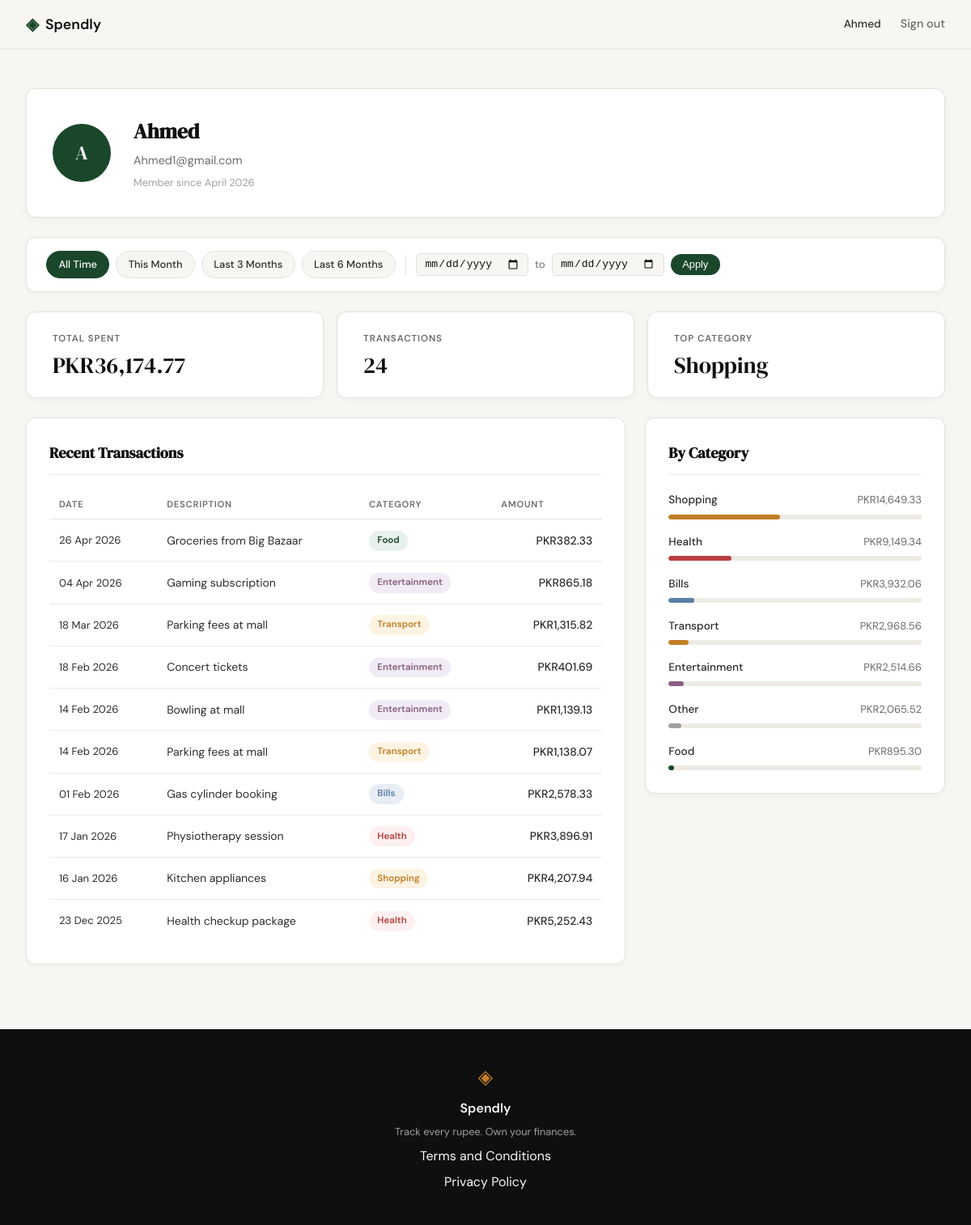
Page /profile (signed in) on the committed database.
### tables this page shows
CREATE TABLE users (
            id INTEGER PRIMARY KEY AUTOINCREMENT,
            name TEXT NOT NULL,
            email TEXT UNIQUE NOT NULL,
            password_hash TEXT NOT NULL,
            created_at TEXT DEFAULT (datetime('now')));

CREATE TABLE expenses (
            id INTEGER PRIMARY KEY AUTOINCREMENT,
            user_id INTEGER NOT NULL REFERENCES users(id),
            amount REAL NOT NULL,
            category TEXT NOT NULL,
            date TEXT NOT NULL,
            description TEXT,
            created_at TEXT DEFAULT (datetime('now')));

### app.py (the view)
@app.route("/profile")
def profile():
    if not session.get("user_id"):
        return redirect(url_for("login"))
    uid = session["user_id"]
    today = date.today()
    date_from = _parse_date(request.args.get("date_from"))
    date_to = _parse_date(request.args.get("date_to"))
    if date_from and date_to and date_from > date_to:
        flash("Start date must be before end date.", "error")
        date_from = date_to = None
    today_str = today.isoformat()
    this_month_from = today.replace(day=1).isoformat()
    this_month_to = today.replace(
        day=calendar.monthrange(today.year, today.month)[1]
    ).isoformat()
    presets = {
        "this_month": {"date_from": this_month_from, "date_to": this_month_to},
        "last_3":     {"date_from": _months_ago(today, 3), "date_to": today_str},
        "last_6":     {"date_from": _months_ago(today, 6), "date_to": today_str},
    }
    return render_template(
        "profile.html",
        user=get_user_by_id(uid),
        stats=get_summary_stats(uid, date_from, date_to),
        expenses=get_recent_transactions(uid, date_from=date_from, date_to=date_to),
        categories=get_category_breakdown(uid, date_from, date_to),
        date_from=date_from,
        date_to=date_to,
        presets=presets,
    )

### app.py (called while the page is built)
def _parse_date(val):
    try:
        datetime.strptime(val, "%Y-%m-%d")
        return val
    except (ValueError, TypeError):
        return None

def _months_ago(today, n):
    m, y = today.month - n, today.year
    while m <= 0:
        m += 12
        y -= 1
    return date(y, m, 1).isoformat()

### database/db.py (called while the page is built)
def get_db():
    conn = sqlite3.connect(DB_PATH)
    conn.row_factory = sqlite3.Row
    conn.execute("PRAGMA foreign_keys = ON")
    return conn

### database/queries.py (called while the page is built)
def _build_date_filter(date_from, date_to):
    if date_from and date_to:
        return "AND date BETWEEN ? AND ?", [date_from, date_to]
    return "", []

def get_user_by_id(user_id):
    conn = get_db()
    row = conn.execute(
        "SELECT id, name, email, created_at FROM users WHERE id = ?",
        (user_id,),
    ).fetchone()
    conn.close()
    if row is None:
        return None
    name = row["name"]
    initials = "".join(w[0].upper() for w in name.split() if w)
    member_since = datetime.strptime(row["created_at"], "%Y-%m-%d %H:%M:%S").strftime("%B %Y")
    return {
        "name": name,
        "email": row["email"],
        "initials": initials,
        "member_since": member_since,
    }

def get_recent_transactions(user_id, limit=10, date_from=None, date_to=None):
    date_clause, date_params = _build_date_filter(date_from, date_to)
    params = [user_id] + date_params + [limit]
    conn = get_db()
    rows = conn.execute(
        "SELECT date, description, category, amount "
        "FROM expenses "
        "WHERE user_id = ? "
        + date_clause +
        " ORDER BY date DESC, id DESC "
        "LIMIT ?",
        params,
    ).fetchall()
    conn.close()
    return [
        {
            "date": datetime.strptime(row["date"], "%Y-%m-%d").strftime("%d %b %Y"),
            "description": row["description"],
            "category": row["category"],
            "amount": "{:,.2f}".format(row["amount"]),
        }
        for row in rows
    ]

### templates/profile.html (shortened to what this page needs)
{% extends "base.html" %}
{% block head %}
<link rel="stylesheet" href="{{ url_for('static', filename='css/profile.css') }}">
{% endblock %}
{% block content %}
<div class="profile-page">
    <div class="profile-inner">
        <div class="profile-header-card">
            <div class="profile-avatar">{{ user.initials }}</div>
            <div class="profile-info">
                <h1 class="profile-name">{{ user.name }}</h1>
                <p class="profile-email">{{ user.email }}</p>
                <p class="profile-since">Member since {{ user.member_since }}</p>
            </div>
        </div>
        <div class="filter-bar">
            <div class="filter-presets">
                <a href="{{ url_for('profile') }}"
                   class="filter-preset-btn{% if not date_from and not date_to %} filter-preset-btn--active{% endif %}">
                    All Time
                </a>
                <a href="{{ url_for('profile', date_from=presets.this_month.date_from, date_to=presets.this_month.date_to) }}"
                   class="filter-preset-btn{% if date_from == presets.this_month.date_from and date_to == presets.this_month.date_to %} filter-preset-btn--active{% endif %}">
                    This Month
                </a>
                <a href="{{ url_for('profile', date_from=presets.last_3.date_from, date_to=presets.last_3.date_to) }}"
                   class="filter-preset-btn{% if date_from == presets.last_3.date_from and date_to == presets.last_3.date_to %} filter-preset-btn--active{% endif %}">
                    Last 3 Months
                </a>
                <a href="{{ url_for('profile', date_from=presets.last_6.date_from, date_to=presets.last_6.date_to) }}"
                   class="filter-preset-btn{% if date_from == presets.last_6.date_from and date_to == presets.last_6.date_to %} filter-preset-btn--active{% endif %}">
                    Last 6 Months
                </a>
            </div>
            <form class="filter-form" method="GET" action="{{ url_for('profile') }}">
                <input type="date" name="date_from" class="filter-date-input"
                       value="{{ date_from or '' }}">
                <span class="filter-to-label">to</span>
                <input type="date" name="date_to" class="filter-date-input"
                       value="{{ date_to or '' }}">
                <button type="submit" class="filter-apply-btn">Apply</button>
            </form>
        </div>
        <div class="profile-stats">
            <div class="stat-card">
                <span class="stat-label">Total Spent</span>
                <span class="stat-value">PKR{{ stats.total }}</span>
            </div>
            <div class="stat-card">
                <span class="stat-label">Transactions</span>
                <span class="stat-value">{{ stats.count }}</span>
            </div>
            <div class="stat-card">
                <span class="stat-label">Top Category</span>
                <span class="stat-value">{{ stats.top_category }}</span>
            </div>
        </div>
        <div class="profile-grid">
            <div class="profile-section">
                <h2 class="section-title">Recent Transactions</h2>
                <div class="tx-table-wrapper">
                    <table class="tx-table">
                        <thead>
                            <tr>
                                <th>Date</th>
                                <th>Description</th>
                                <th>Category</th>
                                <th class="tx-amount-col">Amount</th>
                            </tr>
                        </thead>
                        <tbody>
                            {% for tx in expenses %}
                            <tr>
                                <td class="tx-date">{{ tx.date }}</td>
                                <td class="tx-desc">{{ tx.description }}</td>
                                <td>
                                    <span class="cat-badge cat-badge--{{ tx.category | lower }}">
                                        {{ tx.category }}
                                    </span>
                                </td>
                                <td class="tx-amount">PKR{{ tx.amount }}</td>
                            </tr>
                            {% endfor %}
                        </tbody>
                    </table>
                </div>
            </div>
            <div class="profile-section">
                <h2 class="section-title">By Category</h2>
                <div class="category-list">
                    {% for cat in categories %}
                    <div class="cat-row">
                        <div class="cat-row-header">
                            <span class="cat-row-name">{{ cat.name }}</span>
                            <span class="cat-row-amount">PKR{{ cat.amount }}</span>
                        </div>
                        <div class="cat-bar-track">
                            <div class="cat-bar cat-bar--{{ cat.name | lower }}"
                                 style="width: {{ cat.percent }}%"></div>
                        </div>
                    </div>
                    {% endfor %}
                </div>
            </div>
        </div>
    </div>
</div>
{% endblock %}

### templates/base.html (shortened to what this page needs)
<!DOCTYPE html>
<html lang="en">
<head>
    <link rel="stylesheet" href="{{ url_for('static', filename='css/style.css') }}">
    {% block head %}{% endblock %}
</head>
<body>
    <nav class="navbar">
        <div class="nav-inner">
            <a href="{{ url_for('landing') }}" class="nav-brand">
                <span class="brand-icon">◈</span>
                <span class="brand-name">Spendly</span>
            </a>
            <div class="nav-links">
                {% if session.user_id %}
                <span class="nav-username">{{ session.user_name }}</span>
                <a href="{{ url_for('logout') }}">Sign out</a>
                {% else %}
                <a href="{{ url_for('login') }}">Sign in</a>
                <a href="{{ url_for('register') }}" class="nav-cta">Get started</a>
                {% endif %}
            </div>
        </div>
    </nav>
    <main class="main-content">
        {% block content %}{% endblock %}
    </main>
    <footer class="footer">
        <div class="footer-inner">
            <span class="brand-icon">◈</span>
            <span class="footer-name">Spendly</span>
            <p class="footer-copy">Track every rupee. Own your finances.</p>
            <a href="/terms">Terms and Conditions</a>
            <a href="/privacy">Privacy Policy</a>
        </div>
    </footer>
</body>
</html>

### static/css/style.css (style rules this page uses)
:root { --ink: #0f0f0f; --ink-soft: #2d2d2d; --ink-muted: #6b6b6b; --ink-faint: #a0a0a0; --paper: #f7f6f3; --paper-warm: #f0ede6; --paper-card: #ffffff; --accent: #1a472a; --accent-light: #e8f0eb; --accent-2: #c17f24; --accent-2-light: #fdf3e3; --danger: #c0392b; --danger-light: #fdecea; --border: #e4e1da; --border-soft: #eeebe4; --font-display: 'DM Serif Display', Georgia, serif; --font-body: 'DM Sans', system-ui, sans-serif; --max-width: 1200px; --auth-width: 440px; --radius-sm: 6px; --radius-md: 12px; --radius-lg: 20px; }
*, *::before, *::after { box-sizing: border-box; margin: 0; padding: 0; }
html { font-size: 16px; scroll-behavior: smooth; }
body { background: var(--paper); color: var(--ink); font-family: var(--font-body); font-size: 1rem; line-height: 1.6; -webkit-font-smoothing: antialiased; }
a { color: inherit; text-decoration: none; }
.navbar { position: sticky; top: 0; z-index: 100; background: var(--paper); border-bottom: 1px solid var(--border); padding: 0 2rem; }
.nav-inner { max-width: var(--max-width); margin: 0 auto; height: 60px; display: flex; align-items: center; justify-content: space-between; }
.nav-brand { display: flex; align-items: center; gap: 0.5rem; font-family: var(--font-body); font-weight: 600; font-size: 1.1rem; color: var(--ink); }
.brand-icon { color: var(--accent); font-size: 1.3rem; }
.brand-name { color: var(--ink); }
.nav-links { display: flex; align-items: center; gap: 1.5rem; font-size: 0.9rem; font-weight: 500; }
.nav-links a { color: var(--ink-muted); transition: color 0.2s; }
.main-content { min-height: calc(100vh - 60px - 100px); }
.footer { background: var(--ink); color: var(--paper); padding: 2.5rem 2rem; text-align: center; }
.footer-inner { display: flex; flex-direction: column; align-items: center; gap: 0.4rem; }
.footer .brand-icon { color: var(--accent-2); font-size: 1.5rem; }
.footer-name { font-weight: 600; font-size: 1rem; }
.footer-copy { font-size: 0.8rem; color: var(--ink-faint); }

### rows in the picture
users: user_name "Ahmed", name "Ahmed", email "Ahmed1@gmail.com"
expenses: date "26 Apr 2026", description "Groceries from Big Bazaar", category "Food", amount "382.33"
expenses: date "04 Apr 2026", description "Gaming subscription", category "Entertainment", amount "865.18"
expenses: date "18 Mar 2026", description "Parking fees at mall", category "Transport", amount "1,315.82"
expenses: date "18 Feb 2026", description "Concert tickets", category "Entertainment", amount "401.69"
expenses: date "14 Feb 2026", description "Bowling at mall", category "Entertainment", amount "1,139.13"
expenses: date "14 Feb 2026", description "Parking fees at mall", category "Transport", amount "1,138.07"
expenses: date "01 Feb 2026", description "Gas cylinder booking", category "Bills", amount "2,578.33"
expenses: date "17 Jan 2026", description "Physiotherapy session", category "Health", amount "3,896.91"
expenses: date "16 Jan 2026", description "Kitchen appliances", category "Shopping", amount "4,207.94"
expenses: date "23 Dec 2025", description "Health checkup package", category "Health", amount "5,252.43"

### other values in the picture
{{ user.initials }} "A"
{{ user.member_since }} "April 2026"
{{ stats.total }} "36,174.77"
{{ stats.count }} "24"
{{ stats.top_category }} "Shopping"
{{ cat.name }} "Shopping" "Health" "Bills" "Transport" "Entertainment" "Other" "Food"
{{ cat.amount }} "14,649.33" "9,149.34" "3,932.06" "2,968.56" "2,514.66" "2,065.52" "895.30"
